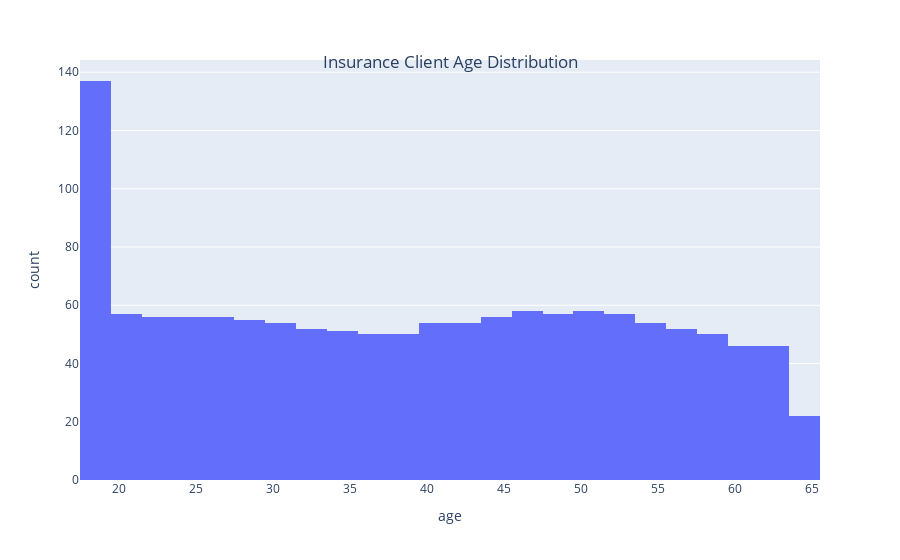

Notebook code cell kept with this figure:
### Markdown cell above
To explore the dataset I employed dtypes, info() and describe(). dtypes shows me the columns that are categorical and those that are numerical. From this, I am able to know which columns will work for univariate analysis and the ones to use for bi-variate analysis. info() shows me the count of non-null values and from this i am able to deduce if the columns are missing any values. Lastly, descibe() shows me the distribution of the numerical data types, the mean, standard deviation, range (min and max) as well as the quartiles.

As an insurance company, I can use this data to predict the following;
1. Optimize the marketing strategy to focus on the region as well as the characterics of the most profitable clients for example smokers vs non smoker, age, bmi and children or no children.
2. Reduce risk by denying insurance cover to the least profitable clients (very heartless thing to do).
3. Detecting fraud by analyzing the outliers.

### Code cell
fig = px.histogram(insurance, x="age")
fig.update_layout(
    title={
        'text': "Insurance Client Age Distribution",
        'y':0.9,
        'x':0.5,
        'xanchor': 'center',
        'yanchor': 'top'})
fig.show()

### Figure 1 — Plotly figure (JSON) as saved in the notebook; plotly's stock layout.template omitted (floating-point values rounded to 4 significant figures; data arrays with more than 128 entries replaced by an {"elided": "..."} marker saying what was removed)
{"data": [{"alignmentgroup": "True", "bingroup": "x", "hovertemplate": "age=%{x}<br>count=%{y}<extra></extra>", "legendgroup": "", "marker": {"color": "#636efa"}, "name": "", "offsetgroup": "", "orientation": "v", "showlegend": false, "type": "histogram", "x": {"elided": "1338 int values"}, "xaxis": "x", "yaxis": "y"}], "layout": {"barmode": "relative", "legend": {"tracegroupgap": 0}, "margin": {"t": 60}, "title": {"text": "Insurance Client Age Distribution", "x": 0.5, "xanchor": "center", "y": 0.9, "yanchor": "top"}, "xaxis": {"anchor": "y", "domain": [0, 1], "title": {"text": "age"}}, "yaxis": {"anchor": "x", "domain": [0, 1], "title": {"text": "count"}}}}
